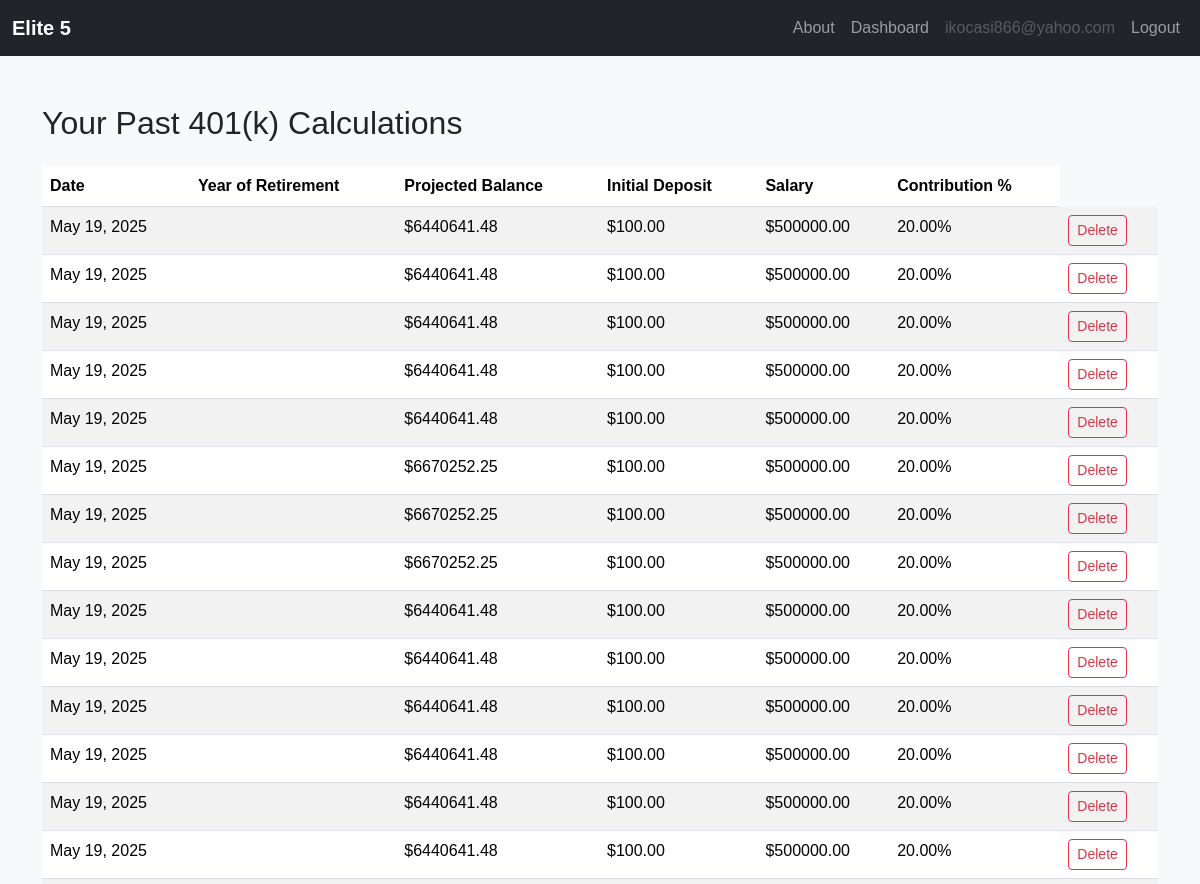
The app's page /401k-history/ (signed in, upper part), older data.
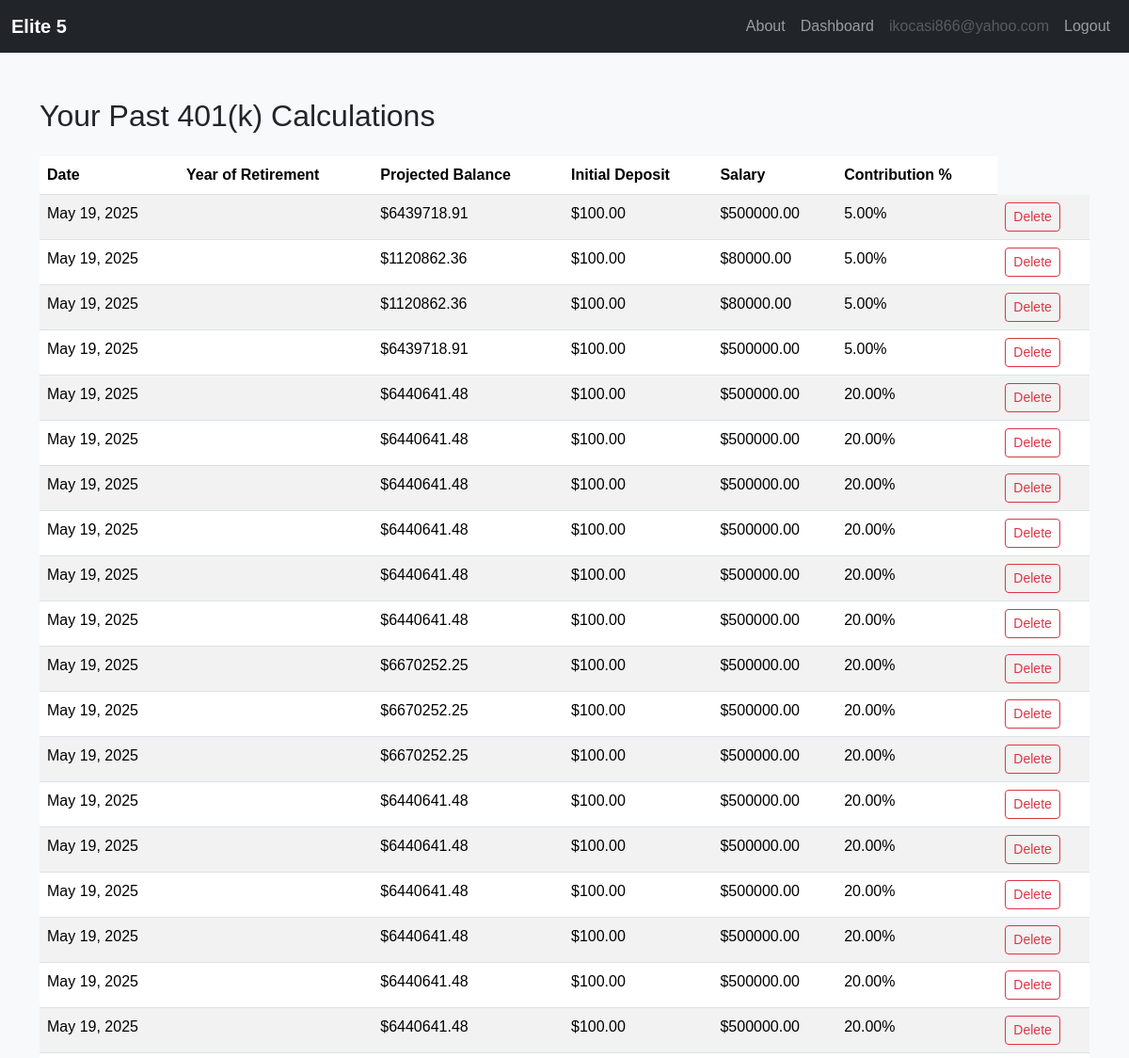
The same page, newer data.
### main/models.py (models this page shows, shortened)
class RetirementCalculation(models.Model):
    user = models.ForeignKey(User, on_delete=models.CASCADE)
    created_at = models.DateTimeField(auto_now_add=True)
    current_age = models.IntegerField()
    retirement_age = models.IntegerField()
    projected_balance = models.DecimalField(max_digits=12, decimal_places=2)
    init_deposit = models.DecimalField(max_digits=10, decimal_places=2)
    salary = models.DecimalField(max_digits=10, decimal_places=2)
    contribution = models.DecimalField(max_digits=5, decimal_places=2)
    total_employee_contrib = models.DecimalField(max_digits=12, decimal_places=2, default=0)
    total_employer_contrib = models.DecimalField(max_digits=12, decimal_places=2, default=0)

### main/views.py (the view)
# urls.py: path("401k-history/", views.retirement_history, name="retirement_history"),
@login_required
def retirement_history(request):
    history = RetirementCalculation.objects.filter(user=request.user).order_by('-created_at')
    return render(request, 'main/401k_history.html', {'history': history})

### main/templates/main/401k_history.html
{% extends "main/base.html" %}
{% block content %}
<div class="container py-5">
  <h2 class="mb-4">Your Past 401(k) Calculations</h2>
  {% if history %}
    <table class="table table-striped">
      <thead>
        <tr>
          <th>Date</th>
          <th>Year of Retirement</th>
          <th>Projected Balance</th>
          <th>Initial Deposit</th>
          <th>Salary</th>
          <th>Contribution %</th>
        </tr>
      </thead>
      <tbody>
        {% for entry in history %}
        <tr>
          <td>{{ entry.created_at|date:"M d, Y" }}</td>
          <td>{{ entry.year_of_retirement }}</td>
          <td>${{ entry.projected_balance }}</td>
          <td>${{ entry.init_deposit }}</td>
          <td>${{ entry.salary }}</td>
          <td>{{ entry.contribution }}%</td>
          <td>
            <a href="{% url 'delete_401k' entry.pk %}" class="btn btn-sm btn-outline-danger">Delete</a>
          </td>
        </tr>
        {% endfor %}
      </tbody>
    </table>
  {% else %}
    <p>No previous calculations found.</p>
  {% endif %}
</div>
{% endblock %}

Row changes from the older to the newer data that the page shows:
added RetirementCalculation: created_at "May 19, 2025", projected_balance "6439718.91", init_deposit "100.00", salary "500000.00", contribution "5.00"
added RetirementCalculation: created_at "May 19, 2025", projected_balance "1120862.36", init_deposit "100.00", salary "80000.00", contribution "5.00"
added RetirementCalculation: created_at "May 19, 2025", projected_balance "1120862.36", init_deposit "100.00", salary "80000.00", contribution "5.00"
added RetirementCalculation: created_at "May 19, 2025", projected_balance "6439718.91", init_deposit "100.00", salary "500000.00", contribution "5.00"
added RetirementCalculation: created_at "May 19, 2025", projected_balance "6440641.48", init_deposit "100.00", salary "500000.00", contribution "20.00"
